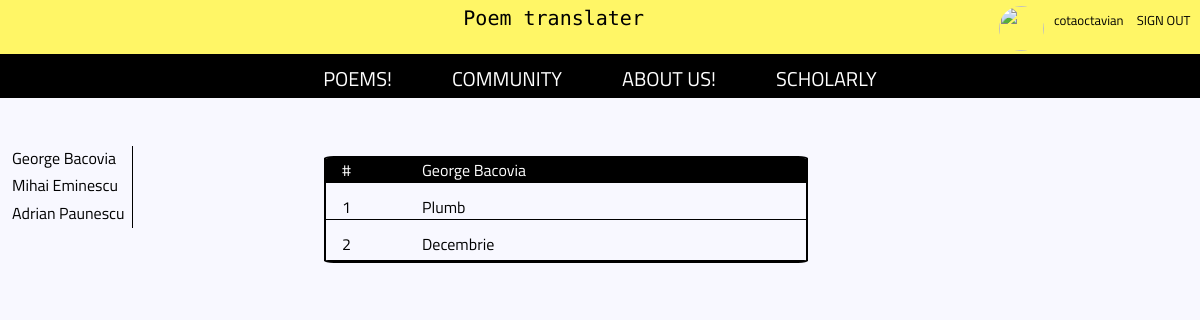
/poems/authorsPoem/1 (signed in), run on the app's committed database.
### tables this page shows
CREATE TABLE `autor` (
  `ID` int(11) NOT NULL,
  `nume` varchar(256) NOT NULL
);

CREATE TABLE `poezie_romana` (
  `ID` int(11) NOT NULL,
  `poezie` text NOT NULL,
  `id_autor` int(11) NOT NULL,
  `titlu` varchar(256) NOT NULL
);

### libs/View.php (called while the page is built, shortened)
<?php
class View {
    public function render($name){
        require 'views/' . $name . '.php';
    }
}

### controllers/PoemsController.php (called while the page is built, shortened)
<?php
require 'models/poems_model.php';
class Poems extends Controller{
    function __construct(){
        $this->view = new View();
        $this->model = new Poems_Model();
    }
    function authorsPoem($var){
        $this->view->authorData=$this->model->authors();
        $this->view->poemData=$this->model->authorsPoem($var);
        $this->view->render('poems/index');
    }
}

### index.php (called while the page is built, shortened)
<?php
$app = new App();

### libs/Session.php (called while the page is built, shortened)
<?php
class Session{
    public static function get($key){
        if(isset($_SESSION[$key]))
        return $_SESSION[$key];
    }
}

### libs/Model.php (called while the page is built)
<?php
require_once 'classes/Database.php';
class Model
{
    function __construct(){
            $this->db=Database::instance();
    }
}

### libs/classes/Database.php (called while the page is built, shortened)
<?php
class Database
{
    protected static $instance = null;
    public static function instance()
    {
        if(self::$instance === null){
            $options = array(
                PDO::ATTR_ERRMODE => PDO::ERRMODE_EXCEPTION,
                PDO::ATTR_DEFAULT_FETCH_MODE => PDO::FETCH_ASSOC,
                PDO::ATTR_EMULATE_PREPARES => false,
            );
            $dns = 'mysql:host='.DATABASE_HOST.';dbname='.DATABASE_NAME.';charset='.DATABASE_CHAR;
            self::$instance = new PDO($dns,DATABASE_USER,DATABASE_PASS,$options);
        }
        return self::$instance;
    }
}

### models/poems_model.php (called while the page is built, shortened)
<?php
class Poems_Model extends Model
{
    public function authors()
    {
        $sth=$this->db->prepare("SELECT nume,id FROM autor");
        $sth->execute();
        $data=$sth->fetchAll(PDO::FETCH_ASSOC);
        $count = $sth->rowCount();
        if($count){
            return $data;
        }
        else echo "No results found";
    }
    public function authorsPoem($var)
    {
        $data = [
            ':id' => $var,
        ];
        $sth=$this->db->prepare("SELECT p.id_autor, p.titlu,a.nume FROM poezie_romana p
                                           JOIN autor a on p.id_autor=a.id
                                           WHERE p.id_autor=:id");
        $sth->execute($data);
        $result=$sth->fetchAll(PDO::FETCH_ASSOC);
        $count = $sth->rowCount();
        if($count>0){
            return $result;
        }
        else echo "No results found!";
    }
}

### views/poems/index.php (the view, shortened to what this page needs)
<!DOCTYPE html>
<html lang="en">
<head>
    <link rel="stylesheet" href="/assets/style.css">
</head>
<body>
<nav class="nav1">
    <a class="a1" href="../../../index"> Poem translater </a>
    <?php
    if (Session::get('loggedIn') == true): ?>
        <a href="<?php echo URL; ?>../../dashboard/logout" class="sign-in-up-position"> SIGN OUT </a>
        <a href="../../profile"" class = "sign-in-up-position"> <?php echo Session::get('username') ?> </a>
        <img src="../../<?php echo Session::get('photo') ?>" alt="" id="profile-picture"/>
    <?php else: ?>
        <a href="../../signin" class="sign-in-up-position"> SIGN IN </a>
        <a href="../../signup" class="sign-in-up-position"> SIGN UP </a>
    <?php endif; ?>
</nav>
<nav class="menu-bar">
    <a href="../../poems/authorsPoem/1"> POEMS! </a>
    <a href="../../community"> COMMUNITY </a>
    <a href="../../aboutus"> ABOUT US! </a>
    <a href = "../../scholarly"> SCHOLARLY </a>
</nav>
<div class="table-summary">
    <?php
    foreach ($this->authorData as $var) {
        echo "<a href='../../poems/authorsPoem/" . $var['id'] . "'> " . $var['nume'] . " </a>";
    }
    ?>
</div>
<div class="table-poems">
    <p>#</p>
    <?php
    foreach ($this->poemData as  $var) {
        echo '<p>' . $var['nume'] . '</p>';
        break;
    }
    ?>
    <?php
    $cnt=1;
    foreach ($this->poemData as  $val){
        echo '<span>'.$cnt.' </span>';
        echo '<a href="../../poem/poezie/'.$var['id_autor'].'/'.$val['titlu'].'/english">'. $val['titlu'] .'</a>';
        $cnt++;
    }
    ?>
</div>
</body>
</html>

### assets/style.css (style rules this page uses)
.table-summary { border-right: 1px solid black; display: grid; grid-template-columns: 1fr; margin-top: 4%; padding-left: 1%; width: 10%; }
.table-summary a { color: #000; font-family: 'Titillium Web', sans-serif; margin-bottom: 3%; text-decoration: none; }
.table-poems { border: 2px solid black; border-radius: 2%; display: grid; grid-row-gap: .75em; grid-template-columns: 0.5fr 2.5fr; left: 27%; margin-top: 4%; overflow: hidden; position: absolute; text-align: left; top: 13.5%; width: 40%; }
.table-poems a { border-bottom: 1px solid black; color: #000; font-family: 'Titillium Web', sans-serif; padding-left: 1em; text-decoration: none; }
.table-poems a:last-child { color: #000; font-family: 'Titillium Web', sans-serif; padding-bottom: .25em; padding-left: 1em; text-decoration: none; }
.table-poems p { background-color: #000; border-bottom: 1px solid black; color: #fff; font-family: 'Titillium Web', sans-serif; margin: 0; padding-left: 1em; }
.table-poems span { border-bottom: 1px solid black; font-family: 'Titillium Web', sans-serif; padding-left: 1em; }
.menu-bar { background-color: #000; height: 2.5em; padding-top: 0.3%; width: 100%; display:flex; flex-direction: row; justify-content: center; }
.nav1 { background-color: #FFF666; display: inline-block; height: 3.0em; padding-top: 0.5%; text-align: center; width: 100%; }
.a1 { color: #000; font-family: 'Monoton', cursive; font-size: 20px; margin-left: 9%; text-align: center; text-decoration: none; }
.menu-bar a { color: #fff; font-family: 'Titillium Web', sans-serif; font-size: 20px; padding: 5px 30px; text-decoration: none; }
.sign-in-up-position { color: #000; float: right; font-family: 'Titillium Web', sans-serif; font-size: 13px; margin: 0.3%; padding-right: 0.5%; text-decoration: none; }
#profile-picture { width:45px; height:45px; float: right; border-radius: 100%; margin-right:0.5%; }
body { background-color: ghostwhite; margin: 0; }

### data on the page
autor: nume "George Bacovia"
autor: nume "Mihai Eminescu"
autor: nume "Adrian Paunescu"
poezie_romana: id_autor.nume "George Bacovia", titlu "Plumb"
poezie_romana: titlu "Decembrie"

### other printed values
Session::get('username') "cotaoctavian"
